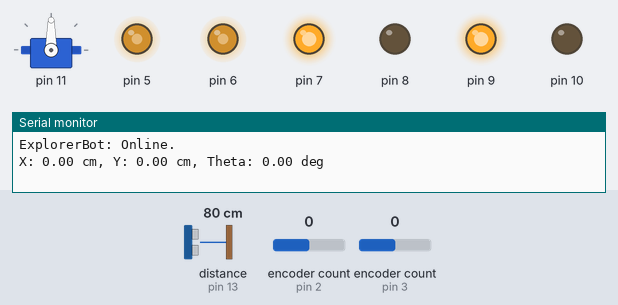
Simulated run of this program. Board: Arduino Uno, built with avr-gcc and run on an emulated ATmega328P. Parts: servo, output pins drawn as LEDs (lit = HIGH), the last lines printed to the serial monitor. Inputs (shaded band) come from the test bench; at power-on: distance to the obstacle (sensor on pin 13) 80 cm, encoder count (sensors on pin 2, pin 3) 0.

Above: at 1.7 s.
1.8 s: distance to the obstacle (sensor on pin 13) set to 22 cm
3.3 s: distance to the obstacle (sensor on pin 13) set to 17 cm
At 4.7 s:
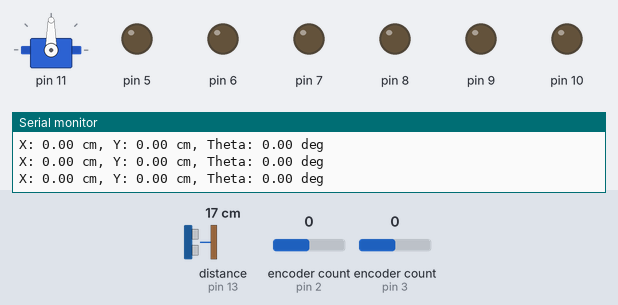
5.0 s: distance to the obstacle (sensor on pin 13) set to 35 cm
At 6.2 s:
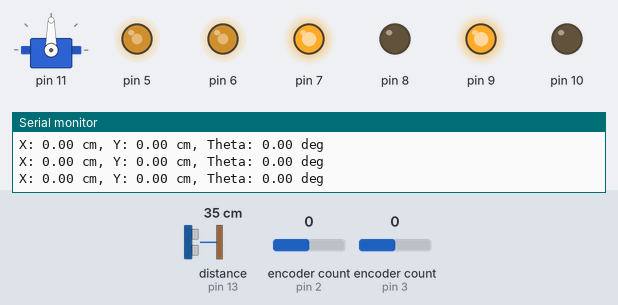
6.5 s: distance to the obstacle (sensor on pin 13) set to 2 cm
At 6.9 s:
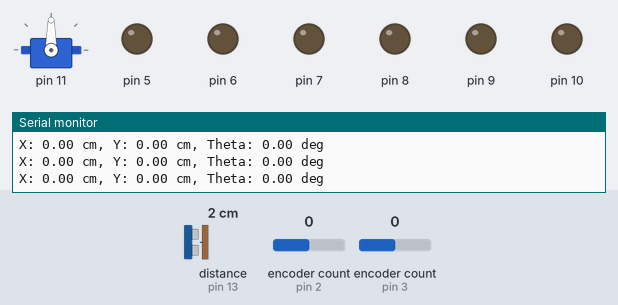
Timing chart, 0 to 9.0 s (numbered marks = the images above; inputs shaded):
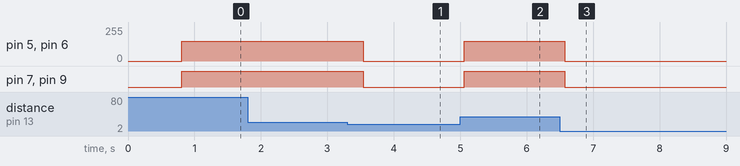

The program:

main.cpp
```cpp
#include <Arduino.h>
#include "Chassis.h"
#include "Radar.h"
#include "Odometry.h"

// Crear instancias de cada subsistema del robot
Chassis chassis;
Radar radar;
Odometry odom;

unsigned long lastOdomPrintTime = 0;

void setup() {
    Serial.begin(115200); // Usa una velocidad alta para imprimir datos
    Serial.println("ExplorerBot: Online.");

    // Inicializar cada subsistema
    chassis.begin();
    radar.begin();
    odom.begin();
}

void loop() {
    // La odometría debe actualizarse en cada ciclo del loop
    // para la máxima precisión.
    odom.update();

    // --- Bucle de Prueba ---
    // Este es un ejemplo de cómo usarías las librerías.
    // La lógica real del mapeo irá aquí.

    // 1. Mide la distancia al frente
    int frontDist = radar.getFrontDistance();

    // 2. Toma una decisión simple: si hay un obstáculo, detente. Si no, avanza.
    if (frontDist < 20) {
        chassis.stop();
    } else {
        // Moverse hacia adelante a media velocidad (150 de 255)
        chassis.move(150, 150);
    }

    // 3. Imprime la posición estimada cada segundo
    if (millis() - lastOdomPrintTime > 1000) {
        Serial.print("X: ");
        Serial.print(odom.getX());
        Serial.print(" cm, Y: ");
        Serial.print(odom.getY());
        Serial.print(" cm, Theta: ");
        Serial.print(odom.getTheta() * 180 / PI); // Convierte a grados para leerlo mejor
        Serial.println(" deg");

        lastOdomPrintTime = millis();
    }
}
```

main-mapper.cpp
```cpp
// #include <Arduino.h>
// #include "Chassis.h"
// #include "Radar.h"
// #include "Odometry.h"
// #include "Mapper.h" // <-- Incluimos la nueva librería

// // Crear instancias de cada subsistema
// Chassis chassis;
// Radar radar;
// Odometry odom;
// Mapper mapper(&odom, &radar); // <-- El Mapper necesita saber sobre odom y radar

// unsigned long lastMapPrintTime = 0;

// void setup() {
//     Serial.begin(115200);
//     Serial.println("ExplorerBot: Online. Starting Mapping Sequence.");

//     // Inicializar cada subsistema
//     chassis.begin();
//     radar.begin();
//     odom.begin();
//     mapper.begin(); // <-- No olvidar inicializar el mapa
// }

// void loop() {
//     // --- Bucle principal de control ---

//     // 1. Actualizar la estimación de posición
//     odom.update();

//     // 2. Actualizar el mapa con la nueva información de posición y sensores
//     mapper.update();

//     // 3. Lógica de Navegación (Ejemplo Básico)
//     //    Esta lógica debe ser mejorada para una exploración completa.
//     int frontDist = radar.getFrontDistance();
//     if (frontDist < 25) {
//         // Obstáculo cerca: detenerse y girar
//         chassis.move(-100, 100); // Girar sobre su propio eje
//         delay(500); // Girar por medio segundo
//     } else {
//         // Camino libre: avanzar
//         chassis.move(150, 150);
//     }

//     // 4. Imprimir el mapa al Monitor Serie cada 2 segundos para depurar
//     if (millis() - lastMapPrintTime > 2000) {
//         chassis.stop(); // Detener el robot para imprimir el mapa tranquilamente
//         mapper.printToSerial();
//         lastMapPrintTime = millis();
//     }
// }
```

Measured:
- the behaviour switches between 20 and 19 cm on distance to the obstacle (sensor on pin 13) (found by bisection; images 0 and 1)
- after the input at 3.3 s, pin 5, pin 6: 150/255 → 0/255 after 0.24 s; pin 7, pin 9: HIGH → LOW after 0.24 s
- after the input at 5.0 s, pin 5, pin 6: 0/255 → 150/255 after 0.06 s; pin 7, pin 9: LOW → HIGH after 0.06 s
- after the input at 6.5 s, pin 5, pin 6: 150/255 → 0/255 after 0.08 s; pin 7, pin 9: HIGH → LOW after 0.08 s
